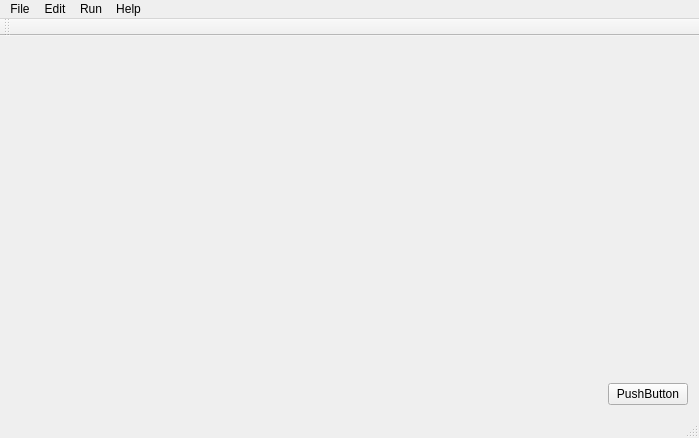
<?xml version="1.0" encoding="UTF-8"?>
<ui version="4.0">
 <class>GUI</class>
 <widget class="QMainWindow" name="GUI">
  <property name="geometry">
   <rect>
    <x>0</x>
    <y>0</y>
    <width>699</width>
    <height>438</height>
   </rect>
  </property>
  <property name="windowTitle">
   <string>IRM</string>
  </property>
  <widget class="QWidget" name="centralWidget">
   <layout class="QHBoxLayout" name="horizontalLayout_3">
    <item>
     <widget class="GLWidget" name="widget" native="true">
      <property name="sizePolicy">
       <sizepolicy hsizetype="Expanding" vsizetype="Preferred">
        <horstretch>0</horstretch>
        <verstretch>0</verstretch>
       </sizepolicy>
      </property>
     </widget>
    </item>
    <item>
     <layout class="QVBoxLayout" name="verticalLayout">
      <item>
       <spacer name="verticalSpacer">
        <property name="orientation">
         <enum>Qt::Vertical</enum>
        </property>
        <property name="sizeHint" stdset="0">
         <size>
          <width>20</width>
          <height>40</height>
         </size>
        </property>
       </spacer>
      </item>
      <item>
       <widget class="QPushButton" name="pushButton">
        <property name="text">
         <string>PushButton</string>
        </property>
       </widget>
      </item>
     </layout>
    </item>
   </layout>
  </widget>
  <widget class="QMenuBar" name="menuBar">
   <property name="geometry">
    <rect>
     <x>0</x>
     <y>0</y>
     <width>699</width>
     <height>19</height>
    </rect>
   </property>
   <widget class="QMenu" name="menuFile">
    <property name="title">
     <string>File</string>
    </property>
    <addaction name="actionNew_project"/>
    <addaction name="actionLoad_project"/>
    <addaction name="actionSave_project"/>
    <addaction name="actionClose_project"/>
    <addaction name="separator"/>
    <addaction name="actionImport_model"/>
    <addaction name="actionExport_model"/>
    <addaction name="separator"/>
    <addaction name="actionExit"/>
   </widget>
   <widget class="QMenu" name="menuEdit">
    <property name="title">
     <string>Edit</string>
    </property>
   </widget>
   <widget class="QMenu" name="menuAbout">
    <property name="title">
     <string>Help</string>
    </property>
    <addaction name="actionAbout"/>
    <addaction name="actionQuick_help"/>
   </widget>
   <widget class="QMenu" name="menuRun">
    <property name="title">
     <string>Run</string>
    </property>
   </widget>
   <addaction name="menuFile"/>
   <addaction name="menuEdit"/>
   <addaction name="menuRun"/>
   <addaction name="menuAbout"/>
  </widget>
  <widget class="QToolBar" name="mainToolBar">
   <attribute name="toolBarArea">
    <enum>TopToolBarArea</enum>
   </attribute>
   <attribute name="toolBarBreak">
    <bool>false</bool>
   </attribute>
  </widget>
  <widget class="QStatusBar" name="statusBar"/>
  <action name="actionNew_project">
   <property name="text">
    <string>New project</string>
   </property>
  </action>
  <action name="actionLoad_project">
   <property name="text">
    <string>Load project</string>
   </property>
  </action>
  <action name="actionSave_project">
   <property name="text">
    <string>Save project</string>
   </property>
  </action>
  <action name="actionImport_model">
   <property name="text">
    <string>Import model</string>
   </property>
  </action>
  <action name="actionExport_model">
   <property name="text">
    <string>Export model</string>
   </property>
  </action>
  <action name="actionClose_project">
   <property name="text">
    <string>Close project</string>
   </property>
  </action>
  <action name="actionExit">
   <property name="text">
    <string>Exit</string>
   </property>
  </action>
  <action name="actionAbout">
   <property name="text">
    <string>About</string>
   </property>
  </action>
  <action name="actionQuick_help">
   <property name="text">
    <string>Quick help</string>
   </property>
  </action>
 </widget>
 <layoutdefault spacing="6" margin="11"/>
 <customwidgets>
  <customwidget>
   <class>GLWidget</class>
   <extends>QWidget</extends>
   <header>glwidget.h</header>
   <container>1</container>
  </customwidget>
 </customwidgets>
 <resources/>
 <connections/>
</ui>
